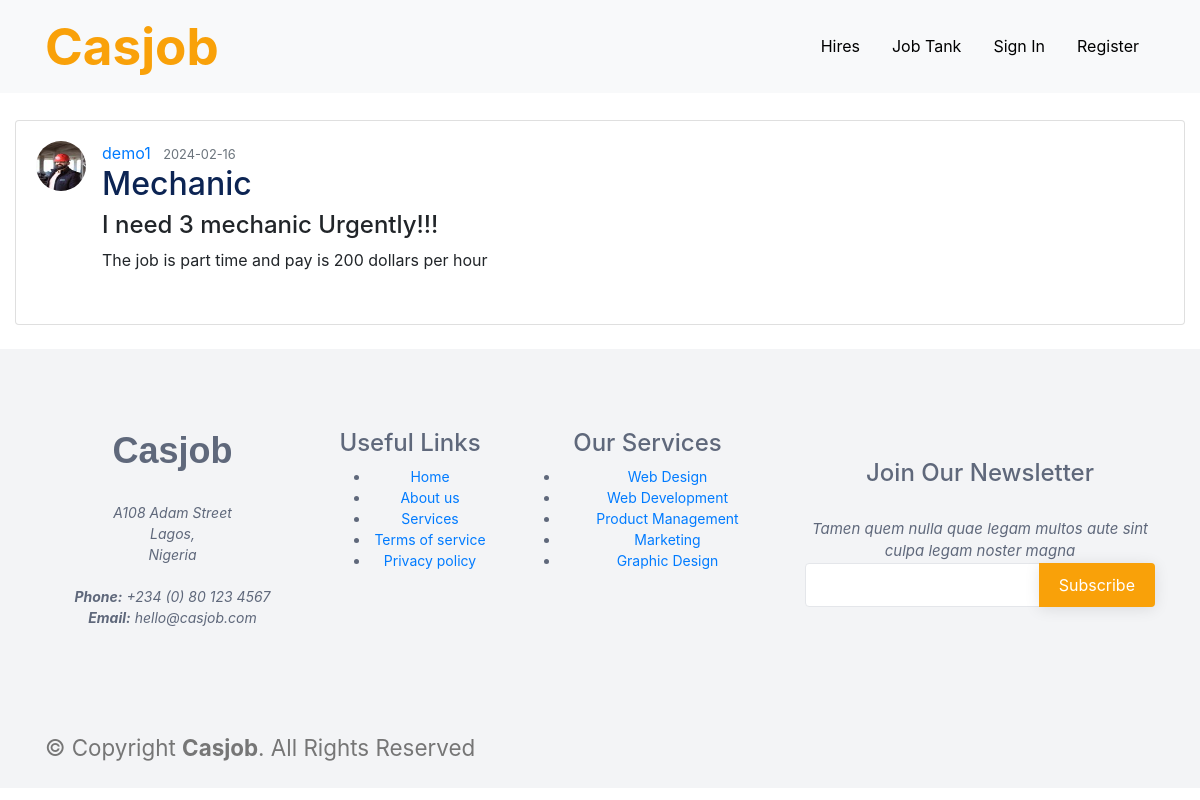
The app's page /post/4 with its own data.
### casjob/models.py (models this page shows, shortened)
class User(db.Model, UserMixin):
    id = db.Column(db.Integer, primary_key=True)
    firstname = db.Column(db.String(20), unique=False, nullable=True)
    lastname = db.Column(db.String(20), unique=False, nullable=True)
    username = db.Column(db.String(20), unique=True, nullable=False)
    phone_number = db.Column(db.String(20), unique=True, nullable=True)
    email = db.Column(db.String(120), unique=True, nullable=False)
    skill_type = db.Column(db.String(50), nullable=True)
    bio = db.Column(db.String(300), nullable=True)
    image_file = db.Column(db.String(20), nullable=False, default='default.jpg')
    password = db.Column(db.String(60), nullable=False)
    years_of_experience = db.Column(db.Integer)
    posts = db.relationship('Post', backref='author', lazy=True)
    applications = db.relationship('JobApplication', backref='applicant', lazy=True)

class Post(db.Model):
    id = db.Column(db.Integer, primary_key=True)
    title = db.Column(db.String(100), nullable=False)
    date_posted = db.Column(db.DateTime, nullable=False, default=datetime.utcnow)
    skill_type = db.Column(db.String(50), nullable=False)
    job_description = db.Column(db.Text, nullable=False)
    user_id = db.Column(db.Integer, db.ForeignKey('user.id'))

### casjob/routes.py (the view)
@app.route("/post/<int:post_id>")
def post(post_id):
    post = Post.query.get_or_404(post_id)
    return render_template('job.html', title=post.title, post=post)

### casjob/Templates/job.html (shortened to what this page needs)
{% extends "base.html" %}
{% block content %}
    <article class="col-lg-12 ">
        <div class="card mb-4">
            <div class="card-body">
                <div class="media mb-3">
                    <img src="{{ url_for('static', filename='profile_pics/' + post.author.image_file)}}" class="rounded-circle" width="50" height="50" alt="{{ post.author.username }}">
                    <div class="media-body ml-3">
                        <div class="article-metadata">
                            <a class="mr-2" href="{{ url_for('user_job_posts', username=post.author.username) }}">{{ post.author.username }}</a>
                            <small class="text-muted">{{ post.date_posted.strftime('%Y-%m-%d') }}</small>
                        </div>
                        <h2><a class="article-title" href="#">{{ post.skill_type }}</a></h2>
                        <h4 class="article-title">{{ post.title }}</a></h4>
                        <p class="article-content">{{ post.job_description }}</p>
                    </div>
                </div>
            </div>
        </div>
    </article>
      {% endblock content %}

### casjob/static/styles.css (style rules this page uses)
body { margin-top: 120px; padding: 0; }
h2 a { color: #0c2453; }
h2 { color: #0c2453; }

### records on screen
User: image_file (picture), author.username "demo1"
Post: date_posted "2024-02-16", skill_type "Mechanic", title "I need 3 mechanic Urgently!!!", job_description "The job is part time and pay is 200 dollars per hour"
